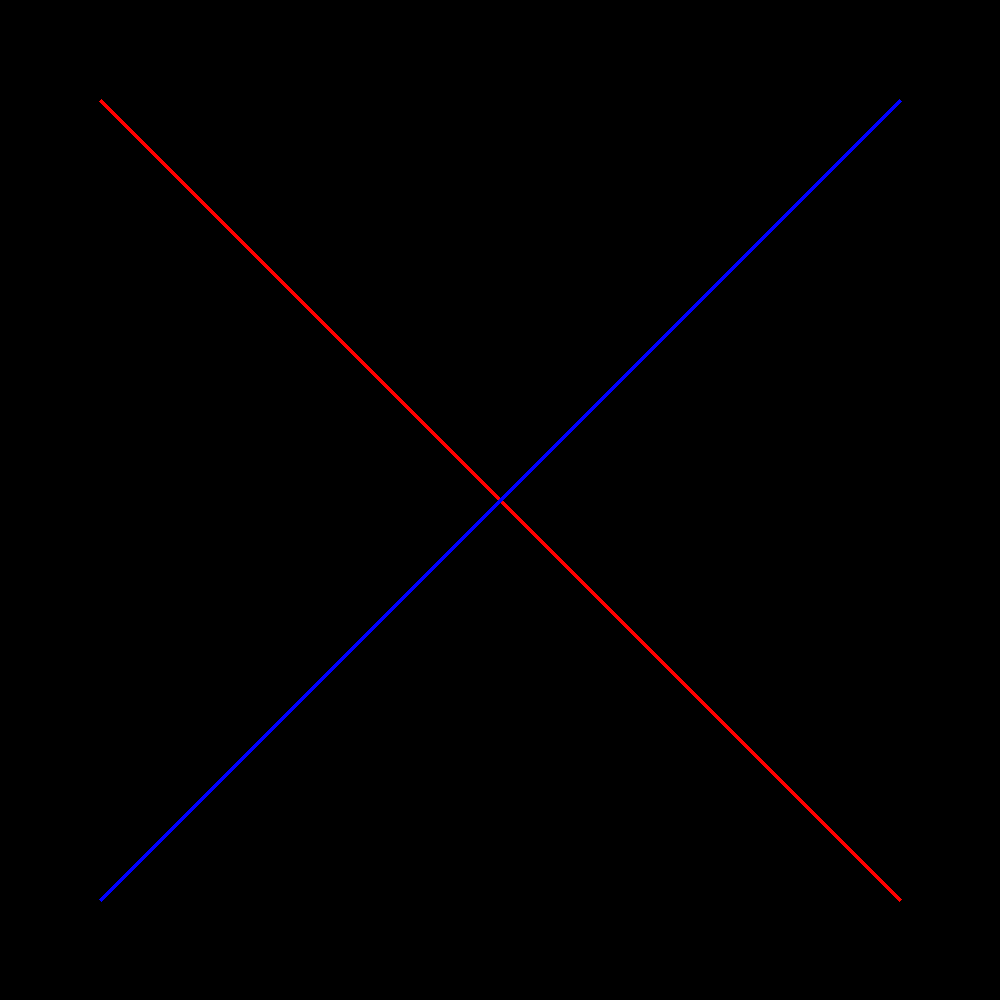

Reproduce this figure in Python.
from PIL import Image, ImageDraw

# Setup
img_width = 1000
img_height = 1000
img = Image.new("RGB", (img_width, img_height))
draw = ImageDraw.Draw(img)

# Draw
draw.line((100, 100, 900, 900), fill='red', width=5)
draw.line((100, 900, 900, 100), fill='blue', width=5)

# Saves the picture
img_path = __file__.replace('.py', '.png')
img.save(img_path)
print(f'Saved {img_path}')
img.show()
